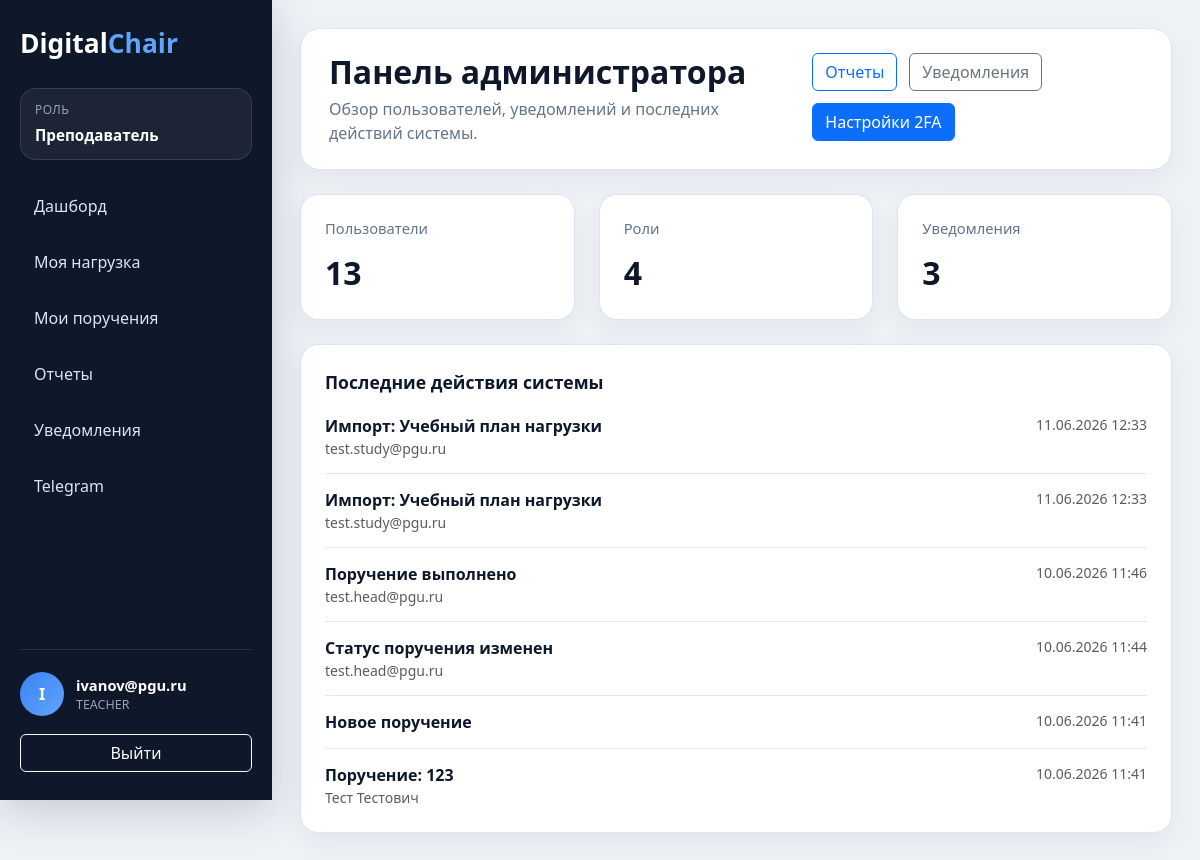
The page /admin-dashboard/ (signed in) on the database its author committed.
### apps/users/models.py (models this page shows, shortened)
class User(AbstractUser):
    class Roles(models.TextChoices):
        ADMIN = 'ADMIN', 'Администратор'
        HEAD = 'HEAD', 'Заведующий кафедрой'
        TEACHER = 'TEACHER', 'Преподаватель'
        STUDENT = 'STUDENT', 'Студент'
        STUDY_MASTER = 'STUDY_MASTER', 'Учебный мастер'
    username = models.CharField(
        max_length=150,
        unique=True
    )
    email = models.EmailField(
        unique=True
    )
    role = models.CharField(
        max_length=30,
        choices=Roles.choices,
        default=Roles.TEACHER
    )
    phone = models.CharField(
        max_length=20,
        blank=True,
        null=True
    )
    telegram_id = models.CharField(
        max_length=100,
        blank=True,
        null=True
    )
    telegram_bind_code = models.CharField(
        max_length=20,
        blank=True,
        null=True
    )
    telegram_bind_code_created_at = models.DateTimeField(
        blank=True,
        null=True
    )
    is_2fa_enabled = models.BooleanField(
        default=False
    )
    totp_secret = models.CharField(
        max_length=64,
        blank=True,
        null=True
    )
    USERNAME_FIELD = 'email'
    REQUIRED_FIELDS = []
    objects = UserManager()

### apps/core/models.py (models this page shows, shortened)
class ImportLog(models.Model):
    class ImportTypes(models.TextChoices):
        TEACHERS = 'teachers', 'Преподаватели'
        SUBJECTS = 'subjects', 'Дисциплины'
        GROUPS = 'groups', 'Учебные группы'
        WORKLOAD = 'workload', 'Учебный план нагрузки'
    class Results(models.TextChoices):
        SUCCESS = 'SUCCESS', 'Успешно'
        FAILED = 'FAILED', 'С ошибками'
    created_at = models.DateTimeField(
        auto_now_add=True
    )
    user = models.ForeignKey(
        settings.AUTH_USER_MODEL,
        on_delete=models.CASCADE,
        related_name='import_logs'
    )
    import_type = models.CharField(
        max_length=30,
        choices=ImportTypes.choices
    )
    records_count = models.PositiveIntegerField(
        default=0
    )
    result = models.CharField(
        max_length=20,
        choices=Results.choices
    )
    details = models.TextField(
        blank=True
    )

class Teacher(models.Model):
    POSITION_CHOICES = [
        ('assistant', 'Ассистент'),
        ('senior_teacher', 'Старший преподаватель'),
        ('docent', 'Доцент'),
        ('professor', 'Профессор'),
    ]
    user = models.OneToOneField(
        settings.AUTH_USER_MODEL,
        on_delete=models.CASCADE,
        related_name='teacher_profile'
    )
    full_name = models.CharField(
        max_length=255
    )
    position = models.CharField(
        max_length=50,
        choices=POSITION_CHOICES
    )
    academic_degree = models.CharField(
        max_length=255,
        blank=True,
        null=True
    )
    rate = models.DecimalField(
        max_digits=3,
        decimal_places=1,
        default=1.0
    )
    max_hours = models.PositiveIntegerField(
        default=900
    )

### apps/notifications/models.py (models this page shows, shortened)
class Notification(models.Model):
    class Types(models.TextChoices):
        NEW_TASK = 'NEW_TASK', 'Новое поручение'
        STATUS_CHANGED = 'STATUS_CHANGED', 'Изменение статуса'
        TASK_COMPLETED = 'TASK_COMPLETED', 'Завершение поручения'
    recipient = models.ForeignKey(
        settings.AUTH_USER_MODEL,
        on_delete=models.CASCADE,
        related_name='notifications'
    )
    task = models.ForeignKey(
        'assignments.Task',
        on_delete=models.CASCADE,
        related_name='notifications',
        blank=True,
        null=True
    )
    notification_type = models.CharField(
        max_length=30,
        choices=Types.choices
    )
    title = models.CharField(
        max_length=255
    )
    message = models.TextField()
    created_at = models.DateTimeField(
        auto_now_add=True
    )

### apps/assignments/models.py (models this page shows, shortened)
class Task(models.Model):
    class Statuses(models.TextChoices):
        NEW = 'NEW', 'Новая'
        IN_PROGRESS = 'IN_PROGRESS', 'В работе'
        COMPLETED = 'COMPLETED', 'Выполнена'
        CANCELLED = 'CANCELLED', 'Отменена'
    class Priorities(models.TextChoices):
        LOW = 'LOW', 'Низкий'
        MEDIUM = 'MEDIUM', 'Средний'
        HIGH = 'HIGH', 'Высокий'
    title = models.CharField(
        max_length=255
    )
    description = models.TextField()
    teacher = models.ForeignKey(
        Teacher,
        on_delete=models.CASCADE,
        related_name='tasks'
    )
    created_by = models.ForeignKey(
        settings.AUTH_USER_MODEL,
        on_delete=models.CASCADE,
        related_name='created_tasks'
    )
    due_date = models.DateField()
    status = models.CharField(
        max_length=20,
        choices=Statuses.choices,
        default=Statuses.NEW
    )
    priority = models.CharField(
        max_length=20,
        choices=Priorities.choices,
        default=Priorities.MEDIUM
    )
    attachment = models.FileField(
        upload_to='assignments/',
        blank=True,
        null=True,
        validators=[
            FileExtensionValidator(
                allowed_extensions=[
                    'pdf',
                    'docx',
                    'xlsx',
                    'png',
                    'jpg',
                    'jpeg',
                ]
            ),
            validate_attachment_size
        ]
    )
    created_at = models.DateTimeField(
        auto_now_add=True
    )
    completed_at = models.DateTimeField(
        blank=True,
        null=True
    )

### apps/core/views.py (the view)
@never_cache
@login_required(login_url='/login/')
def admin_dashboard(request):
    return render(
        request,
        'dashboards/admin_dashboard.html',
        build_admin_dashboard_context()
    )

### templates/dashboards/admin_dashboard.html (shortened to what this page needs)
{% extends 'base/base.html' %}
{% block page_title %}Панель администратора{% endblock %}
{% block page_subtitle %}
    <p class="app-page-subtitle">Обзор пользователей, уведомлений и последних действий системы.</p>
{% endblock %}
{% block page_actions %}
    <a href="/reports/" class="btn btn-outline-primary">Отчеты</a>
    <a href="/notifications/" class="btn btn-outline-secondary">Уведомления</a>
    <a href="/2fa/setup/" class="btn btn-primary">Настройки 2FA</a>
{% endblock %}
{% block content %}
    <div class="row g-4 mb-4">
        <div class="col-md-4">
            <div class="stat-card">
                <div class="stat-label">Пользователи</div>
                <div class="stat-value">{{ users_count }}</div>
            </div>
        </div>
        <div class="col-md-4">
            <div class="stat-card">
                <div class="stat-label">Роли</div>
                <div class="stat-value">{{ roles_count }}</div>
            </div>
        </div>
        <div class="col-md-4">
            <div class="stat-card">
                <div class="stat-label">Уведомления</div>
                <div class="stat-value">{{ notifications_count }}</div>
            </div>
        </div>
    </div>
    <div class="section-card">
        <div class="section-title">Последние действия системы</div>
        <ul class="soft-list">
            {% for action in latest_actions %}
                <li>
                    <div class="d-flex justify-content-between align-items-start gap-3">
                        <div>
                            <div class="fw-semibold">{{ action.title }}</div>
                            <div class="text-muted small">{{ action.meta }}</div>
                        </div>
                        <div class="text-muted small text-nowrap">{{ action.timestamp|date:"d.m.Y H:i" }}</div>
                    </div>
                </li>
            {% empty %}
                <li class="text-muted">Действия пока не зафиксированы.</li>
            {% endfor %}
        </ul>
    </div>
{% endblock %}

### templates/base/base.html (shortened to what this page needs)
<!DOCTYPE html>
<html lang="ru">
<head>
    <link href="https://cdn.jsdelivr.net/npm/bootstrap@5.3.3/dist/css/bootstrap.min.css"
          rel="stylesheet">
</head>
<body>
{% if request.user.is_authenticated %}
    <div class="app-shell">
        <aside class="app-sidebar">
            <h1 class="app-logo">Digital<span>Chair</span></h1>
            <div class="app-role">
                <span class="app-role-label">Роль</span>
                <span class="app-role-value">{{ ui_role_label }}</span>
            </div>
            <nav class="app-nav">
                {% for item in ui_navigation_items %}
                    <a href="{{ item.url }}"
                       class="app-nav-link{% if item.is_active %} active{% endif %}">
                        <span>{{ item.label }}</span>
                    </a>
                {% endfor %}
            </nav>
            <div class="app-sidebar-footer">
                <div class="app-user">
                    <div class="app-user-avatar">
                        {{ request.user.email|first|upper }}
                    </div>
                    <div>
                        <div class="app-user-email">{{ request.user.email }}</div>
                        <div class="app-user-role">{{ request.user.role }}</div>
                    </div>
                </div>
                <a href="/logout/" class="btn btn-outline-light w-100">Выйти</a>
            </div>
        </aside>
        <main class="app-main">
            <header class="app-page-header">
                <div>
                    <h1 class="app-page-title">{% block page_title %}DigitalChair{% endblock %}</h1>
                    {% block page_subtitle %}{% endblock %}
                </div>
                <div class="app-toolbar">
                    {% block page_actions %}{% endblock %}
                </div>
            </header>
            {% block content %}{% endblock %}
        </main>
    </div>
{% else %}
    {% block anonymous_content %}{% endblock %}
{% endif %}
</body>
</html>

### rows shown on the page
User: user.email|first "I", user.email "ivanov@pgu.ru", user.role "TEACHER"
User: meta "test.study@pgu.ru" "test.study@pgu.ru"
ImportLog: timestamp "11.06.2026 12:33"
ImportLog: timestamp "11.06.2026 12:33"
Notification: title "Поручение выполнено", timestamp "10.06.2026 11:46"
User: meta "test.head@pgu.ru" "test.head@pgu.ru"
Notification: title "Статус поручения изменен", timestamp "10.06.2026 11:44"
Notification: title "Новое поручение", timestamp "10.06.2026 11:41"
Teacher: meta "Тест Тестович"
Task: timestamp "10.06.2026 11:41"

### other values the page prints
{{ ui_role_label }} "Преподаватель"
{{ item.label }} "Дашборд" "Моя нагрузка" "Мои поручения" "Отчеты" "Уведомления" "Telegram"
{{ users_count }} "13"
{{ roles_count }} "4"
{{ notifications_count }} "3"
{{ action.title }} "Импорт: Учебный план нагрузки" "Импорт: Учебный план нагрузки" "Поручение: 123"
